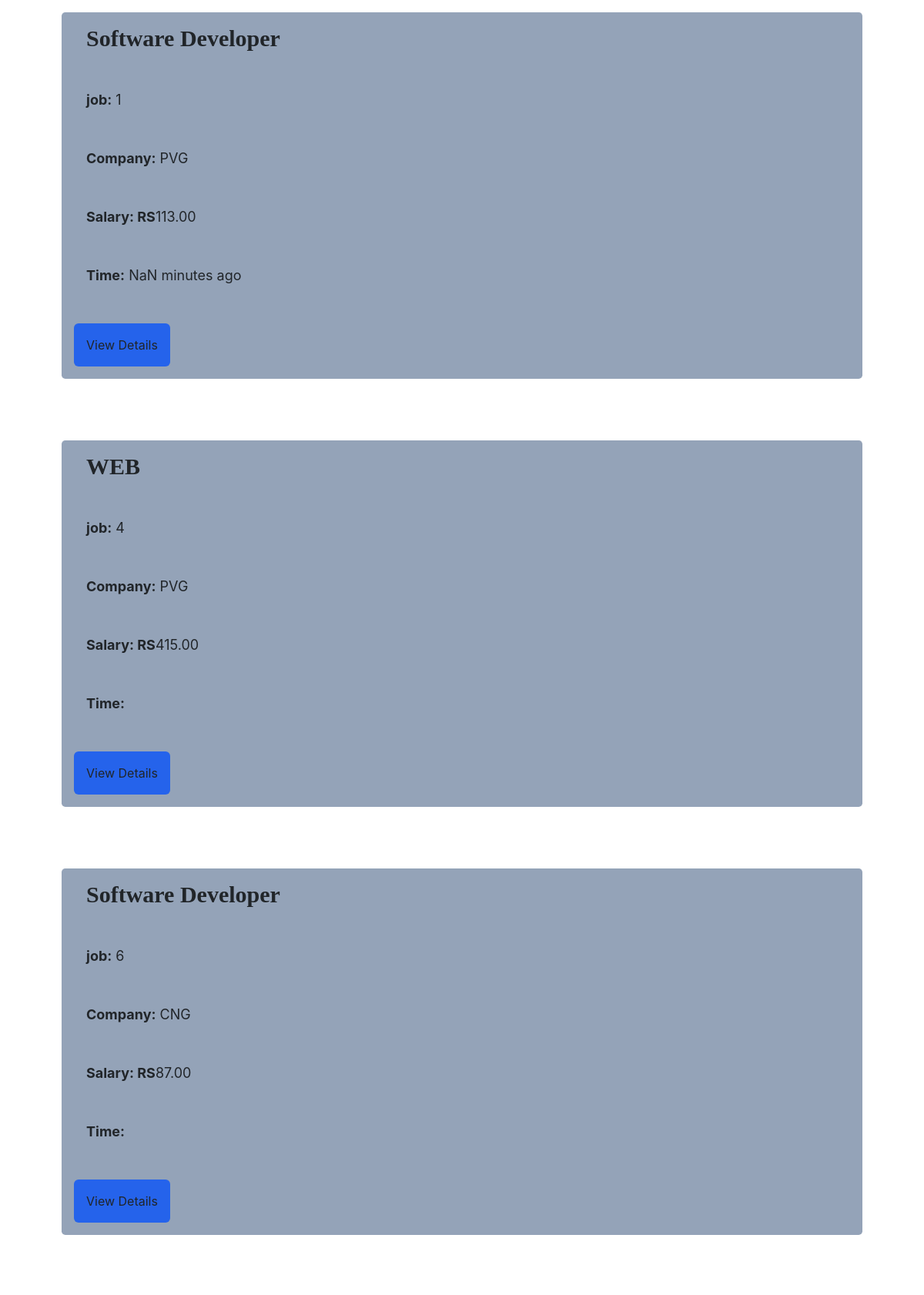
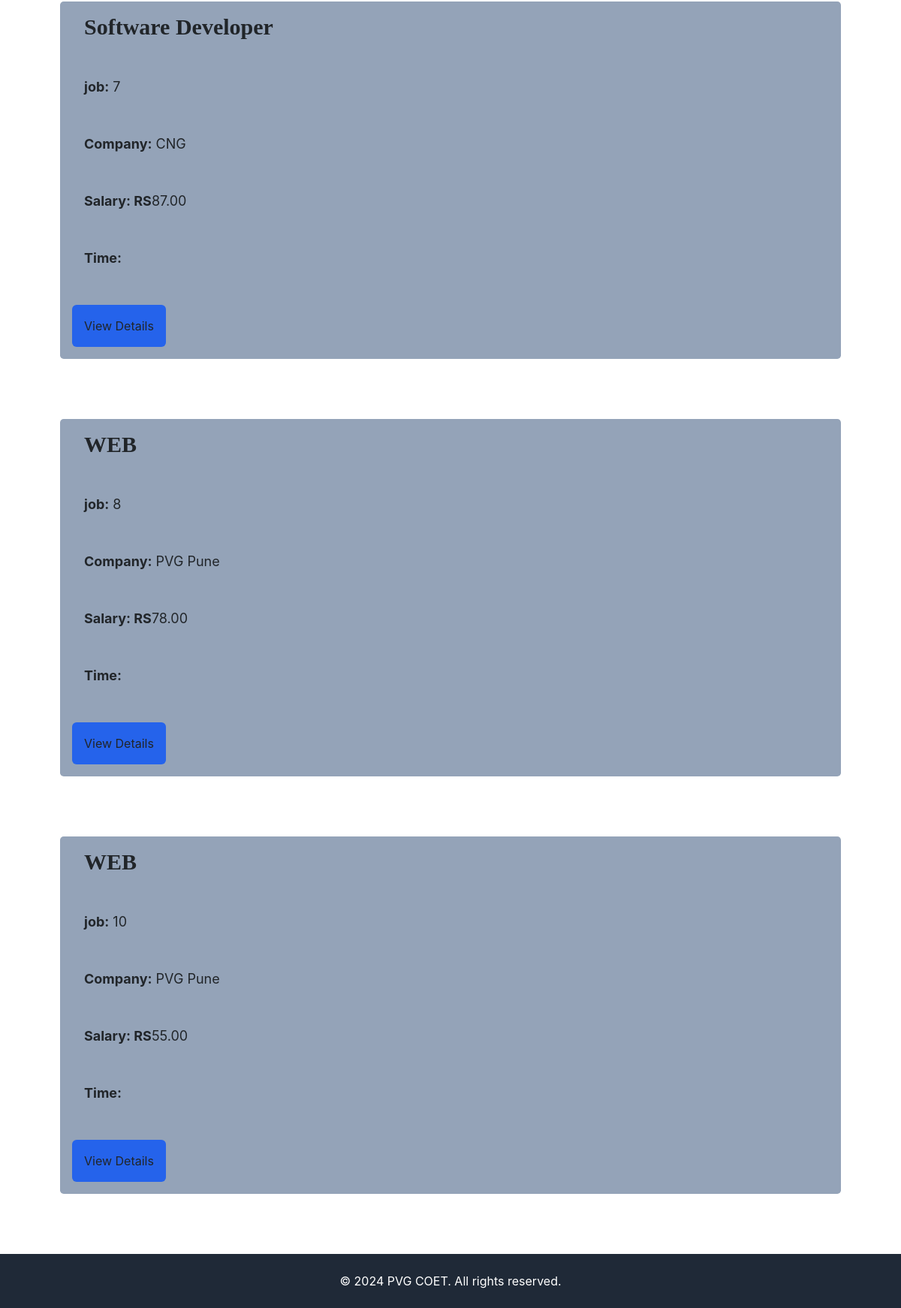
Screenshot of /pvg/job_list/ with the database file from the repository (2 pictures, top to bottom).
### pvg/models.py (models this page shows, shortened)
class JobDetail(models.Model):
    job_id =models.IntegerField(primary_key=True)
    job_title = models.CharField(max_length=100)
    company_logo = models.ImageField(upload_to='company_logos/')
    company_name = models.CharField(max_length=100)
    salary = models.DecimalField(max_digits=10, decimal_places=2)
    required_branch = models.CharField(max_length=50)
    skills = models.TextField()
    location = models.CharField(max_length=50, default='')
    system_time=models.DateTimeField()

### pvg/views.py (the view)
# urls.py: path('job_list/',views.job_list, name='job_list'),
def job_list(request):
    job_details = JobDetail.objects.all()
    return render(request, 'job_list.html', {'job_details': job_details})

### pvg/templates/job_list.html (shortened to what this page needs)
{% extends 'base.html' %}
{% block body %}
    {% for job_detail in job_details %}
        <div class="w-23 bg-slate-400 h-35 mt-3 m-20 rounded-lg">
            <p class="m-3 p-3 font-serif text-3xl"><b>{{ job_detail.job_title }}</b></p>
            <p class="m-3 p-3 text-lg"><b>job:</b> {{ job_detail.job_id }}</p>
            <p class="m-3 p-3 text-lg"><b>Company:</b> {{ job_detail.company_name }}</p>
            <p class="m-3 p-3 text-lg"><b>Salary: RS</b>{{ job_detail.salary }}</p>
            <p class="m-3 p-3 text-lg"><b>Time:</b> <span class="timeAgo"></span></p>
            {% if job_detail.job_id %}
                <button class="m-3 p-3 rounded-md bg-blue-600 hover:bg-blue-900"><a href="{% url 'apply_for_job' job_detail.job_id %}">View Details</a></button>
            {% else %}
                <p class="m-3 p-3 text-red-500">Job ID not available</p>
            {% endif %}
        </div>
    {% endfor %}
    {% block footer %}
 <footer class="bg-gray-800 text-white py-4">
  <div class="container mx-auto text-center">
      <p>&copy; 2024 PVG COET. All rights reserved.</p>
  </div>
</footer>
{%endblock%}
{% endblock %}

### rows the page displays
JobDetail: job_title "Software Developer", job_id "1", company_name "PVG", salary "113.00", shows "View Details"
JobDetail: job_title "WEB", job_id "4", company_name "PVG", salary "415.00", shows "View Details"
JobDetail: job_title "Software Developer", job_id "6", company_name "CNG", salary "87.00", shows "View Details"
JobDetail: job_title "Software Developer", job_id "7", company_name "CNG", salary "87.00", shows "View Details"
JobDetail: job_title "WEB", job_id "8", company_name "PVG Pune", salary "78.00", shows "View Details"
JobDetail: job_title "WEB", job_id "10", company_name "PVG Pune", salary "55.00", shows "View Details"
